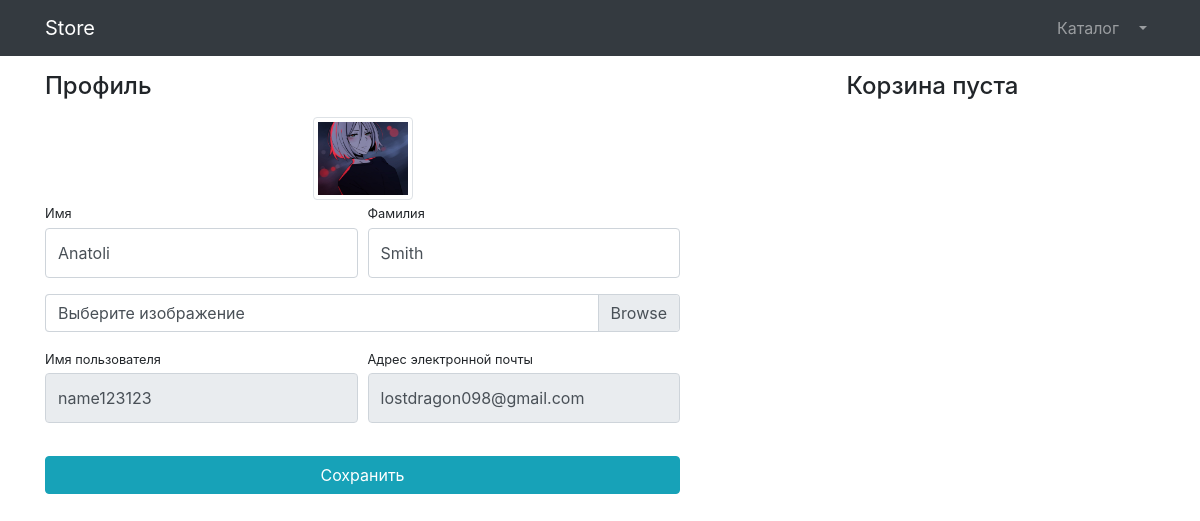
Page /users/profile/2/ (signed in) on the earlier database version.
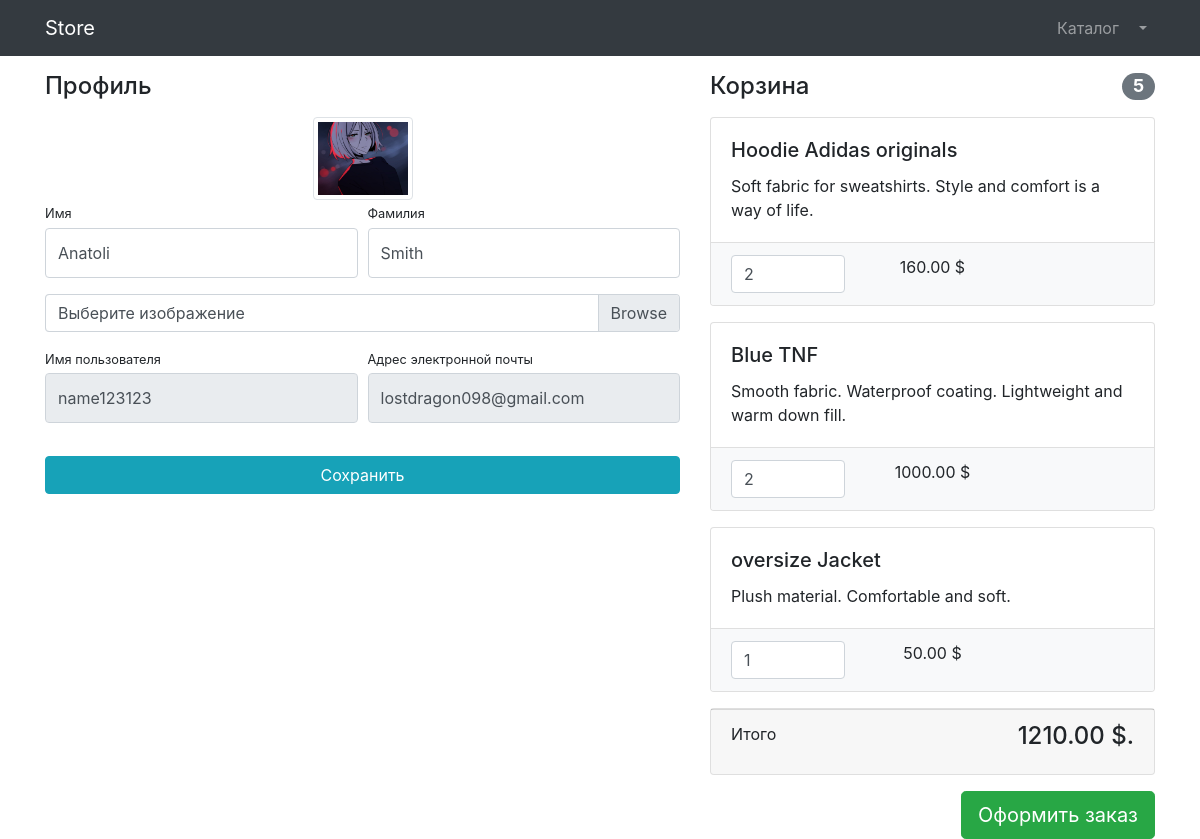
Same page on the later database version.
### users/models.py (models this page shows)
class User(AbstractUser):
    image = models.ImageField(upload_to='users_images', null=True, blank=True)
    is_verified_email = models.BooleanField(default=False)

### products/models.py (models this page shows, shortened)
class Basket(models.Model):
    user = models.ForeignKey(to=User, on_delete=models.CASCADE)
    product = models.ForeignKey(to=Product, on_delete=models.CASCADE)
    quantity = models.PositiveSmallIntegerField(default=0)
    created_timestamp = models.DateTimeField(auto_now_add=True)
    objects = BasketQuerySet.as_manager()
    def sum(self):
        return self.product.price * self.quantity

class Product(models.Model):
    name = models.CharField(max_length=256)
    description = models.TextField()
    price = models.DecimalField(max_digits=6, decimal_places=2)
    quantity = models.PositiveIntegerField(default=0)
    image = models.ImageField(upload_to='product_images')
    category = models.ForeignKey(to=ProductCategory, on_delete=models.CASCADE)
    class Meta:
        verbose_name = 'Product'
        verbose_name_plural = 'Products'

### users/views.py (the view, shortened to what this page needs)
# urls.py: path('profile/<int:pk>/', login_required(UserProfileView.as_view()), name='profile'),
class UserProfileView(TitleMixin, UpdateView):
    model = User
    form_class = UserProfileForm
    template_name = 'users/profile.html'
    success_url = reverse_lazy('users:profile')
    title = 'Store - Profile'
    def get_context_data(self, **kwargs):
        context = super(UserProfileView, self).get_context_data()
        context['baskets'] = Basket.objects.filter(user=self.object)
        return context

### users/forms.py
class UserProfileForm(UserChangeForm):
    first_name = forms.CharField(widget=forms.TextInput(attrs={'class': 'form-control py-4'}))
    last_name = forms.CharField(widget=forms.TextInput(attrs={'class': 'form-control py-4'}))
    image = forms.ImageField(widget=forms.FileInput(attrs={'class': 'custom-file-label'}), required=False)
    username = forms.CharField(widget=forms.TextInput(attrs={'class': 'form-control py-4', 'readonly': True}))
    email = forms.EmailField(widget=forms.EmailInput(attrs={'class': 'form-control py-4', 'readonly': True}))
    class Meta:
        model = User
        fields = ('first_name', 'last_name', 'image', 'username', 'email')

### common/views.py (called while the page is built)
    def get_context_data(self, **kwargs):
        context = super(TitleMixin, self).get_context_data(**kwargs)
        context['title'] = self.title
        return context

### products/context_processors.py (called while the page is built)
def baskets(request):
    user = request.user
    return {'baskets': Basket.objects.filter(user=user) if user.is_authenticated else []}

### products/models.py (called while the page is built)
    def total_sum(self):
        return sum(basket.sum() for basket in self)

    def total_quantity(self):
        return sum(basket.quantity for basket in self)

### users/templates/users/profile.html (shortened to what this page needs)
{% extends 'products/base.html' %}
{% load static %}
{% block style %}
    <link href="{% static '/vendor/css/profile.css' %}" rel="stylesheet">
{% endblock %}
{% block content %}
    <div class="container">
    <div class="row">
        <div class="col-lg-7">
            <h4 class="mt-3 mb-3">Профиль</h4>
            <div class="col-lg-12 text-center">
                <img width="100" height="100"
                     src="{% if user.image %} {{ user.image.url }}
                     {% else %}
                     {% static 'vendor/img/users/default_avatar.jpg' %}
                     {% endif %}"
                     class="img-thumbnail">
            </div>
            <form action="{% url 'users:profile' user.id %}" method="post" enctype="multipart/form-data">
                <div class="form-row">
                    <div class="col-lg-6">
                        <div class="form-group">
                            <label class="small mb-1" for="{{ form.first_name.id_for_label }}">Имя</label>
                            {{ form.first_name }}
                        </div>
                    </div>
                    <div class="col-lg-6">
                        <div class="form-group">
                            <label class="small mb-1" for="{{ form.last_name.id_for_label }}">Фамилия</label>
                            {{ form.last_name }}
                        </div>
                    </div>
                </div>
                <div class="form-row mb-2">
                    <div class="col-lg-12">
                        <div class="custom-file">
                            <label class="custom-file-label" for="{{ form.image.id_for_label }}">
                                Выберите изображение
                            </label>
                        </div>
                    </div>
                </div>
                <div class="form-row">
                    <div class="col-lg-6">
                        <label class="small mb-1" for="{{ form.username.id_for_label }}">Имя пользователя</label>
                        {{ form.username }}
                    </div>
                    <div class="col-lg-6">
                        <label class="small mb-1" for="{{ form.email.id_for_label }}">Адрес электронной
                            почты</label>
                        {{ form.email }}
                    </div>
                </div>
                <div class="form-row">
                    <div class="col-lg-12" style="margin-top: 33px;">
                        <input class="btn btn-info btn-block" type="submit" value="Сохранить">
                    </div>
                </div>
            </form>
        </div>
        <div class="col-lg-5">
            {% include 'products/baskets.html' %}
        </div>
    </div>
</div>
{% endblock %}

### products/templates/products/base.html (shortened to what this page needs)
<!DOCTYPE html>
<html lang="en">
<head>
    <link href="/static/vendor/bootstrap/css/bootstrap.min.css" rel="stylesheet">
    {% block style %} {% endblock %}
</head>
<body>
<nav class="navbar navbar-expand-lg navbar-dark bg-dark fixed-top">
    <div class="container">
        <a class="navbar-brand" href="{% url 'index' %}">Store</a>
        <div class="collapse navbar-collapse" id="navbarResponsive">
            <ul class="navbar-nav ml-auto">
                <li class="nav-item">
                    <a class="nav-link" href="{% url 'products:index' %}">Каталог  </a>
                </li>
                {% if user.is_authenticated %}
                <li class="nav-item dropdown">
                    <a class="nav-link dropdown-toggle" href="#" id="navbarDropdown" role="button"
                       data-bs-toggle="dropdown" aria-expanded="false">
                    </a>
                </li>
                {% else %}
                <li class="nav-item">
                    <a class="nav-link" href="{% url 'users:login' %}">Войти <i class="fas fa-sign-in-alt"></i></a>
                </li>
                {% endif %}
            </ul>
        </div>
    </div>
</nav>
{% block content %} {% endblock %}
</body>
</html>

### products/templates/products/baskets.html (shortened to what this page needs)
{% if baskets %}
    <h4 class="mt-3 mb-3 d-flex justify-content-between align-items-center mb-3">
        Корзина <span class="badge badge-secondary badge-pill">{{ baskets.total_quantity }}</span>
    </h4>
    {% for basket in baskets %}
    <div class="card mb-3">
        <div class="card-body">
            <h5 class="card-title">{{ basket.product.name }}</h5>
            <p class="card-text">{{ basket.product.description }}</p>
        </div>
        <ul class="list-group list-group-flush">
            <li class="list-group-item bg-light">
                <div class="row text-center">
                    <div class="col-lg-4">
                        <input name="basketID" type="number" class="form-control"
                               value={{ basket.quantity }} min="0">
                    </div>
                    <div class="col-lg-4">{{ basket.sum}} $</div>
                    <div class="col-lg-4">
                    </div>
                </div>
            </li>
        </ul>
    </div>
    {% endfor %}
    <div class="card mb-3">
        <div class="card-footer">
            <p class="float-left">Итого</p>
            <h4 class="float-right">{{ baskets.total_sum }} $.</h4>
        </div>
    </div>
    <a class="btn btn-success btn-lg float-right" href="../orders/order-create.html">
        Оформить заказ
    </a>
{% else %}
    <h4 class="mt-3 mb-3 text-center">
        Корзина пуста
    </h4>
{% endif %}

Differences in the rows shown:
added Basket: total_quantity "5", product.name "Hoodie Adidas originals", product.description "Soft fabric for sweatshirts. Style and comfort is a way of life.", basketID "2", sum "160.00", total_sum "1210.00"
added Basket: product.name "Blue TNF", product.description "Smooth fabric. Waterproof coating. Lightweight and warm down fill.", basketID "2", sum "1000.00"
added Basket: product.name "oversize Jacket", product.description "Plush material. Comfortable and soft.", basketID "1", sum "50.00"
Other differences:
text no longer shown: "Корзина пуста"
text now shown: "Корзина Итого $. Оформить заказ"
